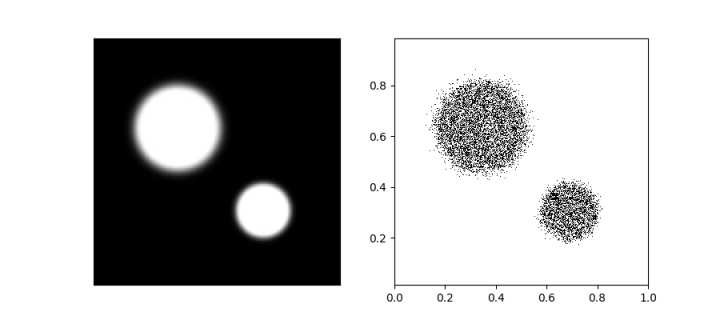
#> input picture gcgan_demo/batman.jpg, 720 x 320 px
$ python net_spider.py
#> lines starting #> are read from the running program, lines starting #| are printed output that depends on the picture
#> further down, density_img is the input picture: shape (320, 720) float64; min 0, max 1, mean 0.744
# -*- encoding:utf-8 -*-
"""
七牛云的人脸识别功能的python实现方式,需要先去注册自己的 secret 和 access key用于上传文件到七牛云的
空间进行处理,人像识别是七牛云的一项收费服务，项目价格为 1.5元/千次 ，测试前先存2元避免意外
"""
from functools import partial
import numpy
from skimage import transform

EPS = 1e-66
RESOLUTION = 0.001
num_grids = int(1/RESOLUTION + 0.5)

def generate_lut(img):
    """
    linear approximation of CDF & marginal
    :param img:density_img
    :return:lut_y , lut_x
    """
    density_img = transform.resize(img,(num_grids, num_grids))  # 什么意思?
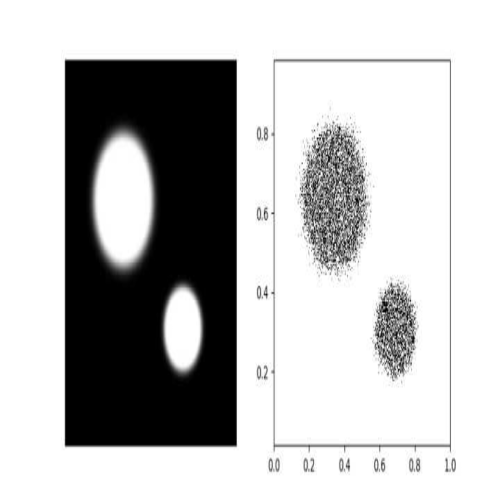
#> density_img: shape (1000, 1000) float64 (shown at 1/2 size); min 0, max 1, mean 0.744
    x_accumlation =numpy.sum(density_img, axis=1)  # 什么意思
#> x_accumlation = 1000 values, max 1000 at index 0, min 561.4 at index 889, mean 744.1
    sum_xy = numpy.sum(x_accumlation)
#> sum_xy = 744092.8
    y_cdf_of_accumlation_x = [[0., 0.]]
    accumulated = 0
    for ir,i in enumerate(range(num_grids-1, -1, -1)):
        accumulated += x_accumlation[i]
        if accumulated == 0:
            y_cdf_of_accumlation_x[0][0] = float(ir+1)/float(num_grids)
        elif EPS<accumulated <sum_xy-EPS:
            y_cdf_of_accumlation_x.append([float(ir+1)/float(num_grids), accumulated/sum_xy])
        else:
            break
#> this loop made 1000 passes
#> accumulated on passes 1 to 3: 1000, 2000, 3000
#> after the loop, accumulated = 744092.8; y_cdf_of_accumlation_x = 1000 pairs, first value 0 to 0.999, second value 0 to 0.999
    y_cdf_of_accumlation_x.append([float(ir+1)/float(num_grids), 1.])
    y_cdf_of_accumlation_x = numpy.array(y_cdf_of_accumlation_x)
#> y_cdf_of_accumlation_x = 1001 pairs, first value 0 to 1, second value 0 to 1

    x_cdfs = []
    for j in range(num_grids):
        x_fred = density_img[num_grids-j-1]
        sum_x = numpy.sum(x_fred)
        x_cdfs = [[0., 0.]]
        accumulated = 0
        for i in range(num_grids):
            accumulated += x_fred[i]
            if accumulated == 0:
                x_cdfs[0][0] = float(i+1)/float(num_grids)
            elif EPS < accumulated < sum_xy-EPS:
                x_cdfs.append([float(i+1)/float(num_grids), accumulated/sum_x])
            else:
                break

        x_cdfs.append([float(i+1)/float(num_grids), 1.])

        if accumulated > EPS:
            x_cdf = numpy.array(x_cdfs)
            x_cdfs.append(x_cdf)
        else:
            x_cdfs.append(None)
#> this loop made 1000 passes
    y_lut = partial(numpy.interp, xp= y_cdf_of_accumlation_x[:, 1], fp=y_cdf_of_accumlation_x[:, 0])
#> (the run stopped early here; a loop or call above may not have finished)
